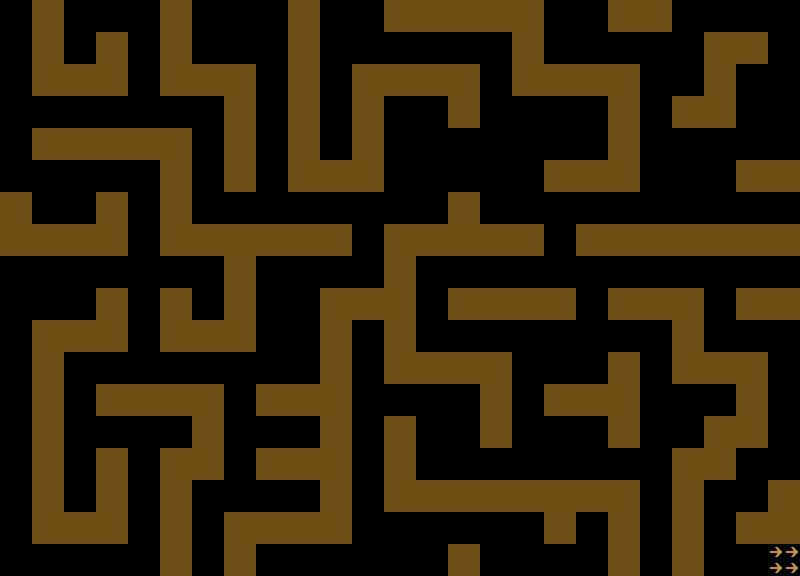

Below is a game level as drawn by its tile map, then a one-line description and the .tmx file that defines it, in full:
An orthogonal 50x36 tile map with 16x16 px tiles, 1 tile layer (walls) and 7 objects (5x key, player, llegada).

<map version="1.10" tiledversion="1.12.2" orientation="orthogonal" renderorder="right-down" width="50" height="36" tilewidth="16" tileheight="16" infinite="0" nextlayerid="8" nextobjectid="8">
 <editorsettings>
  <export target="map.json" format="json" />
 </editorsettings>
 <tileset firstgid="1" name="tiles" tilewidth="16" tileheight="16" tilecount="2" columns="2">
  <properties>
   <property name="esColisionable" type="bool" value="true" />
  </properties>
  <image source="../tiles.png" width="32" height="16" />
  <tile id="0">
   <properties>
    <property name="esColisionable" type="bool" value="true" />
   </properties>
  </tile>
 </tileset>
 <layer id="4" name="walls" width="50" height="36">
  <data encoding="csv">
0,0,1,1,0,0,0,0,0,0,1,1,0,0,0,0,0,0,1,1,0,0,0,0,1,1,1,1,1,1,1,1,1,1,0,0,0,0,1,1,1,1,0,0,0,0,0,0,0,0,
0,0,1,1,0,0,0,0,0,0,1,1,0,0,0,0,0,0,1,1,0,0,0,0,1,1,1,1,1,1,1,1,1,1,0,0,0,0,1,1,1,1,0,0,0,0,0,0,0,0,
0,0,1,1,0,0,1,1,0,0,1,1,0,0,0,0,0,0,1,1,0,0,0,0,0,0,0,0,0,0,0,0,1,1,0,0,0,0,0,0,0,0,0,0,1,1,1,1,0,0,
0,0,1,1,0,0,1,1,0,0,1,1,0,0,0,0,0,0,1,1,0,0,0,0,0,0,0,0,0,0,0,0,1,1,0,0,0,0,0,0,0,0,0,0,1,1,1,1,0,0,
0,0,1,1,1,1,1,1,0,0,1,1,1,1,1,1,0,0,1,1,0,0,1,1,1,1,1,1,1,1,0,0,1,1,1,1,1,1,1,1,0,0,0,0,1,1,0,0,0,0,
0,0,1,1,1,1,1,1,0,0,1,1,1,1,1,1,0,0,1,1,0,0,1,1,1,1,1,1,1,1,0,0,1,1,1,1,1,1,1,1,0,0,0,0,1,1,0,0,0,0,
0,0,0,0,0,0,0,0,0,0,0,0,0,0,1,1,0,0,1,1,0,0,1,1,0,0,0,0,1,1,0,0,0,0,0,0,0,0,1,1,0,0,1,1,1,1,0,0,0,0,
0,0,0,0,0,0,0,0,0,0,0,0,0,0,1,1,0,0,1,1,0,0,1,1,0,0,0,0,1,1,0,0,0,0,0,0,0,0,1,1,0,0,1,1,1,1,0,0,0,0,
0,0,1,1,1,1,1,1,1,1,1,1,0,0,1,1,0,0,1,1,0,0,1,1,0,0,0,0,0,0,0,0,0,0,0,0,0,0,1,1,0,0,0,0,0,0,0,0,0,0,
0,0,1,1,1,1,1,1,1,1,1,1,0,0,1,1,0,0,1,1,0,0,1,1,0,0,0,0,0,0,0,0,0,0,0,0,0,0,1,1,0,0,0,0,0,0,0,0,0,0,
0,0,0,0,0,0,0,0,0,0,1,1,0,0,1,1,0,0,1,1,1,1,1,1,0,0,0,0,0,0,0,0,0,0,1,1,1,1,1,1,0,0,0,0,0,0,1,1,1,1,
0,0,0,0,0,0,0,0,0,0,1,1,0,0,1,1,0,0,1,1,1,1,1,1,0,0,0,0,0,0,0,0,0,0,1,1,1,1,1,1,0,0,0,0,0,0,1,1,1,1,
1,1,0,0,0,0,1,1,0,0,1,1,0,0,0,0,0,0,0,0,0,0,0,0,0,0,0,0,1,1,0,0,0,0,0,0,0,0,0,0,0,0,0,0,0,0,0,0,0,0,
1,1,0,0,0,0,1,1,0,0,1,1,0,0,0,0,0,0,0,0,0,0,0,0,0,0,0,0,1,1,0,0,0,0,0,0,0,0,0,0,0,0,0,0,0,0,0,0,0,0,
1,1,1,1,1,1,1,1,0,0,1,1,1,1,1,1,1,1,1,1,1,1,0,0,1,1,1,1,1,1,1,1,1,1,0,0,1,1,1,1,1,1,1,1,1,1,1,1,1,1,
1,1,1,1,1,1,1,1,0,0,1,1,1,1,1,1,1,1,1,1,1,1,0,0,1,1,1,1,1,1,1,1,1,1,0,0,1,1,1,1,1,1,1,1,1,1,1,1,1,1,
0,0,0,0,0,0,0,0,0,0,0,0,0,0,1,1,0,0,0,0,0,0,0,0,1,1,0,0,0,0,0,0,0,0,0,0,0,0,0,0,0,0,0,0,0,0,0,0,0,0,
0,0,0,0,0,0,0,0,0,0,0,0,0,0,1,1,0,0,0,0,0,0,0,0,1,1,0,0,0,0,0,0,0,0,0,0,0,0,0,0,0,0,0,0,0,0,0,0,0,0,
0,0,0,0,0,0,1,1,0,0,1,1,0,0,1,1,0,0,0,0,1,1,1,1,1,1,0,0,1,1,1,1,1,1,1,1,0,0,1,1,1,1,1,1,0,0,1,1,1,1,
0,0,0,0,0,0,1,1,0,0,1,1,0,0,1,1,0,0,0,0,1,1,1,1,1,1,0,0,1,1,1,1,1,1,1,1,0,0,1,1,1,1,1,1,0,0,1,1,1,1,
0,0,1,1,1,1,1,1,0,0,1,1,1,1,1,1,0,0,0,0,1,1,0,0,1,1,0,0,0,0,0,0,0,0,0,0,0,0,0,0,0,0,1,1,0,0,0,0,0,0,
0,0,1,1,1,1,1,1,0,0,1,1,1,1,1,1,0,0,0,0,1,1,0,0,1,1,0,0,0,0,0,0,0,0,0,0,0,0,0,0,0,0,1,1,0,0,0,0,0,0,
0,0,1,1,0,0,0,0,0,0,0,0,0,0,0,0,0,0,0,0,1,1,0,0,1,1,1,1,1,1,1,1,0,0,0,0,0,0,1,1,0,0,1,1,1,1,1,1,0,0,
0,0,1,1,0,0,0,0,0,0,0,0,0,0,0,0,0,0,0,0,1,1,0,0,1,1,1,1,1,1,1,1,0,0,0,0,0,0,1,1,0,0,1,1,1,1,1,1,0,0,
0,0,1,1,0,0,1,1,1,1,1,1,1,1,0,0,1,1,1,1,1,1,0,0,0,0,0,0,0,0,1,1,0,0,1,1,1,1,1,1,0,0,0,0,0,0,1,1,0,0,
0,0,1,1,0,0,1,1,1,1,1,1,1,1,0,0,1,1,1,1,1,1,0,0,0,0,0,0,0,0,1,1,0,0,1,1,1,1,1,1,0,0,0,0,0,0,1,1,0,0,
0,0,1,1,0,0,0,0,0,0,0,0,1,1,0,0,0,0,0,0,1,1,0,0,1,1,0,0,0,0,1,1,0,0,0,0,0,0,1,1,0,0,0,0,1,1,1,1,0,0,
0,0,1,1,0,0,0,0,0,0,0,0,1,1,0,0,0,0,0,0,1,1,0,0,1,1,0,0,0,0,1,1,0,0,0,0,0,0,1,1,0,0,0,0,1,1,1,1,0,0,
0,0,1,1,0,0,1,1,0,0,1,1,1,1,0,0,1,1,1,1,1,1,0,0,1,1,0,0,0,0,0,0,0,0,0,0,0,0,0,0,0,0,1,1,1,1,0,0,0,0,
0,0,1,1,0,0,1,1,0,0,1,1,1,1,0,0,1,1,1,1,1,1,0,0,1,1,0,0,0,0,0,0,0,0,0,0,0,0,0,0,0,0,1,1,1,1,0,0,0,0,
0,0,1,1,0,0,1,1,0,0,1,1,0,0,0,0,0,0,0,0,1,1,0,0,1,1,1,1,1,1,1,1,1,1,1,1,1,1,1,1,0,0,1,1,0,0,0,0,1,1,
0,0,1,1,0,0,1,1,0,0,1,1,0,0,0,0,0,0,0,0,1,1,0,0,1,1,1,1,1,1,1,1,1,1,1,1,1,1,1,1,0,0,1,1,0,0,0,0,1,1,
0,0,1,1,1,1,1,1,0,0,1,1,0,0,1,1,1,1,1,1,1,1,0,0,0,0,0,0,0,0,0,0,0,0,1,1,0,0,1,1,0,0,1,1,0,0,1,1,1,1,
0,0,1,1,1,1,1,1,0,0,1,1,0,0,1,1,1,1,1,1,1,1,0,0,0,0,0,0,0,0,0,0,0,0,1,1,0,0,1,1,0,0,1,1,0,0,1,1,1,1,
0,0,0,0,0,0,0,0,0,0,1,1,0,0,1,1,0,0,0,0,0,0,0,0,0,0,0,0,1,1,0,0,0,0,0,0,0,0,1,1,0,0,1,1,0,0,0,0,2,2,
0,0,0,0,0,0,0,0,0,0,1,1,0,0,1,1,0,0,0,0,0,0,0,0,0,0,0,0,1,1,0,0,0,0,0,0,0,0,1,1,0,0,1,1,0,0,0,0,2,2
</data>
 </layer>
 <objectgroup id="3" name="obj">
  <object id="1" name="player" x="16" y="16">
   <point />
  </object>
  <object id="2" name="obj" type="key" x="368" y="16">
   <point />
  </object>
  <object id="3" name="obj" type="key" x="592" y="16">
   <point />
  </object>
  <object id="4" name="obj" type="key" x="592" y="528">
   <point />
  </object>
  <object id="5" name="obj" type="key" x="368" y="336">
   <point />
  </object>
  <object id="6" name="obj" type="key" x="176" y="432">
   <point />
  </object>
  <object id="7" name="llegada" type="llegada" x="784" y="560">
   <point />
  </object>
 </objectgroup>
</map>
